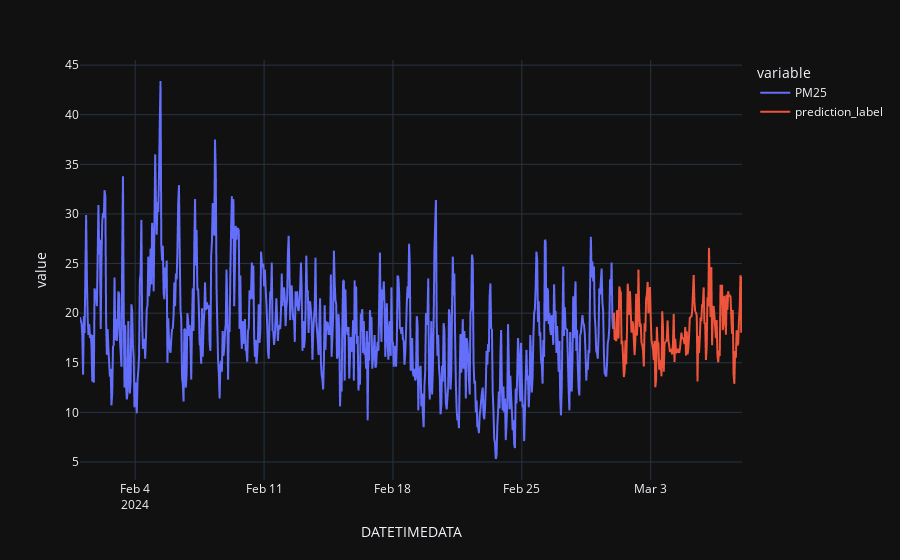

Source (notebook cell):
### Code cell
concat_df = pd.concat([data,predictions_future], axis=0)
fig = px.line(concat_df, x=concat_df.index, y=["PM25", "prediction_label"], template = 'plotly_dark')
fig.show()

### Figure 1 — Plotly figure (JSON) as saved in the notebook; plotly's stock layout.template omitted (floating-point values rounded to 4 significant figures; data arrays with more than 128 entries replaced by an {"elided": "..."} marker saying what was removed)
{"data": [{"hovertemplate": "variable=PM25<br>DATETIMEDATA=%{x}<br>value=%{y}<extra></extra>", "legendgroup": "PM25", "line": {"color": "#636efa", "dash": "solid"}, "marker": {"symbol": "circle"}, "mode": "lines", "name": "PM25", "showlegend": true, "type": "scattergl", "x": {"elided": "864 str values"}, "xaxis": "x", "y": {"elided": "864 float values"}, "yaxis": "y"}, {"hovertemplate": "variable=prediction_label<br>DATETIMEDATA=%{x}<br>value=%{y}<extra></extra>", "legendgroup": "prediction_label", "line": {"color": "#EF553B", "dash": "solid"}, "marker": {"symbol": "circle"}, "mode": "lines", "name": "prediction_label", "showlegend": true, "type": "scattergl", "x": {"elided": "864 str values"}, "xaxis": "x", "y": {"elided": "864 float values"}, "yaxis": "y"}], "layout": {"legend": {"title": {"text": "variable"}, "tracegroupgap": 0}, "margin": {"t": 60}, "xaxis": {"anchor": "y", "domain": [0, 1], "title": {"text": "DATETIMEDATA"}}, "yaxis": {"anchor": "x", "domain": [0, 1], "title": {"text": "value"}}}}
